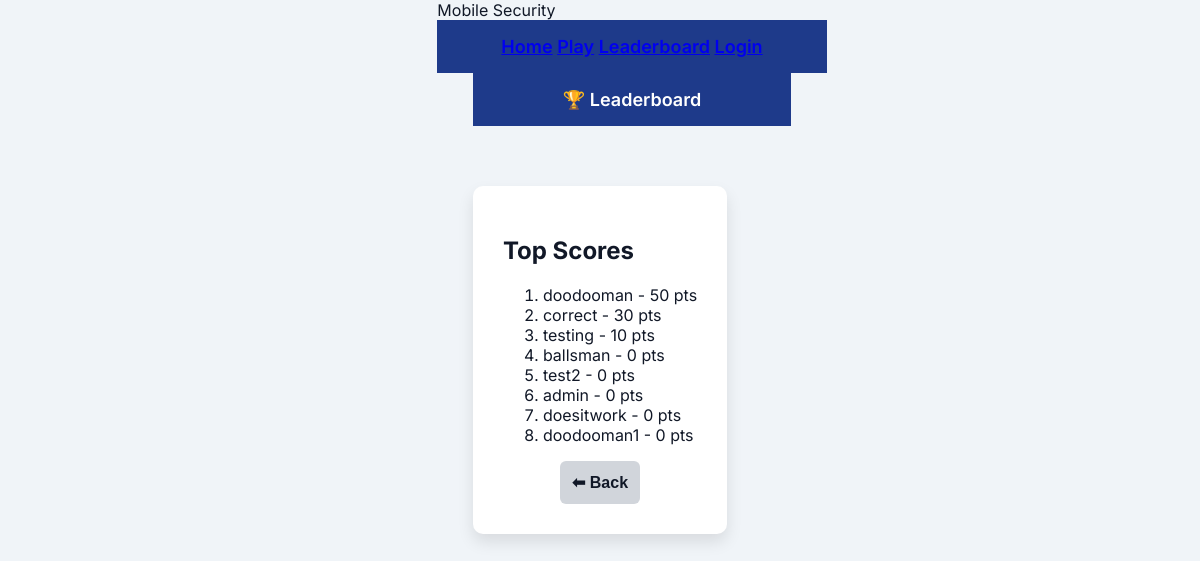
Page /leaderboard/ (signed in) on the earlier database version.
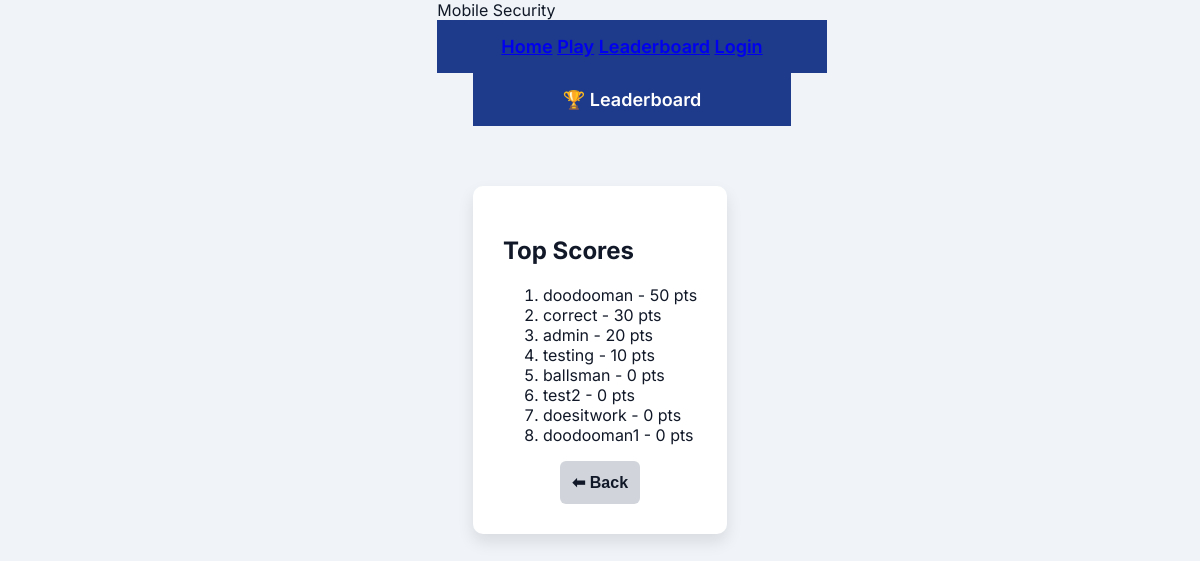
Same page on the later database version.
### accounts/models.py (models this page shows)
class CustomUser(AbstractUser):
    high_score = models.IntegerField(default=0)
    email = models.EmailField(unique=True)

### core/views.py (the view)
# urls.py: path('leaderboard/', views.leaderboard_page, name='leaderboard-page'),
@login_required(login_url='accounts:login-page')
def leaderboard_page(request):
    top_users = User.objects.order_by('-high_score')[:10]
    return render(request, 'leaderboard.html', {'top_users': top_users})

### core/templates/leaderboard.html (shortened to what this page needs)
{% extends "global.html" %}
{% load static %}
{% block extra_css %}
  <link rel="stylesheet" href="{% static 'homepage/css/style.css' %}">
{% endblock %}
{% block content %}
<head>
</head>
<body>
<nav>🏆 Leaderboard</nav>
<div class="card">
  <h2>Top Scores</h2>
  {% if top_users %}
    <ol>
      {% for user in top_users %}
        <li>{{ user.username }} - {{ user.high_score }} pts</li>
      {% endfor %}
    </ol>
  {% else %}
    <p>No users have scores yet.</p>
  {% endif %}
  <div class="back-button">
    <a href="{% url 'core:home-page' %}"><button>⬅ Back</button></a>
  </div>
</div>
</body>
{% endblock %}

Differences in the rows shown:
changed CustomUser "admin": high_score "0" → "20"; moves up the list
